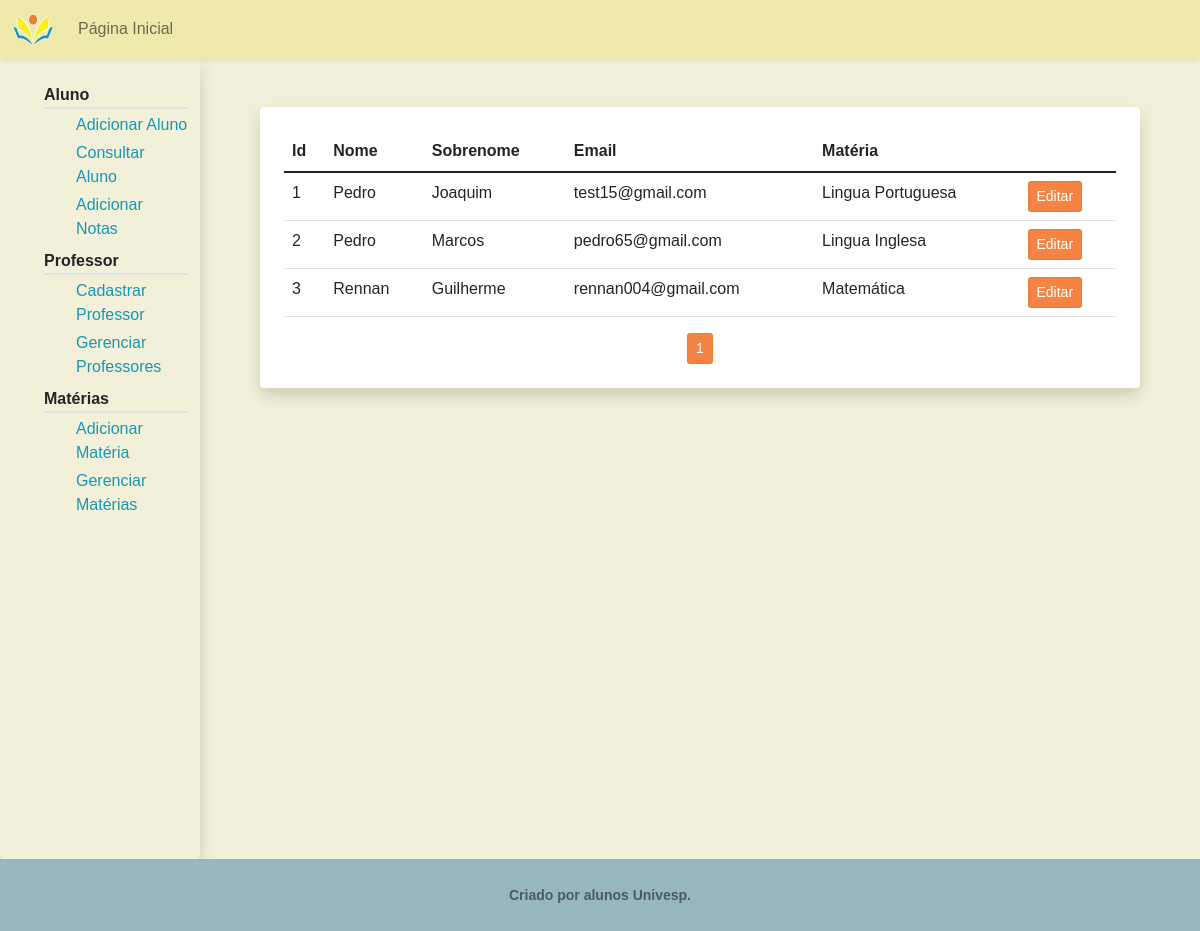
Page /gerenciar/professor/ on the committed database.
### pi/models.py (models this page shows, shortened)
class Professor(db.Model, UserMixin):
    id = db.Column(db.Integer, primary_key=True)
    nome = db.Column(db.String(20), nullable=False)
    sobrenome = db.Column(db.String(100), nullable=False)
    materia = db.Column(db.Integer, db.ForeignKey('materia.id'), nullable=False)
    email = db.Column(db.String(256), unique=True, nullable=False)
    senha = db.Column(db.String(30), nullable=False)

class Materia(db.Model):
    id = db.Column(db.Integer, primary_key=True)
    nome = db.Column(db.String(100), nullable=False, unique=True)

### pi/routes.py (the view)
@app.route("/gerenciar/professor/")
def gerenciar_professor():
    page = request.args.get('page', 1, type=int)
    professores = Professor.query.paginate(per_page=6)
    return render_template('gerenciar_professores.html',
                            titulo='Gerenciar Professores',
                            user="gerenciar",
                            lista_professores=professores,
                            materia=Materia)

### pi/templates/gerenciar_professores.html
{% extends "professor_layout.html" %}
{% block prof %}
    <div class="shadow p-4 mb-5 bg-white rounded m-5">
        <table class="table ">
            <thead class="border-bottom border-dark" >
                <tr>
                    <th scope="col"> Id</th>
                    <th scope="col"> Nome </th>
                    <th scope="col"> Sobrenome </th>
                    <th scope="col"> Email </th>
                    <th scope="col"> Matéria </th>
                </tr>
            </thead>
            <tbody>
                {% for professor in lista_professores.items %}
                    <tr>
                        <td> {{ professor.id }} </td>
                        <td> {{ professor.nome }} </td>
                        <td>
                            {% set sobrenome_str = professor.sobrenome.split(' ') %}
                            {{ sobrenome_str[0] }}
                        </td>
                        <td> {{ professor.email }} </td>
                        <td>
                            {% set materia_nome = materia.query.filter_by(id=professor.materia).first() %}
                            {% if materia_nome %}
                                {{ materia.query.filter_by(id=professor.materia).first().nome }}
                            {% else %}
                                Nenhuma/Apagada
                            {% endif %}
                        </td>
                        <td>
                            <a class="btn btn-primary btn-sm" href=" {{ url_for('editar_professor', id_professor=professor.id) }} "> Editar </a>
                        </td>
                    </tr>
                {% endfor %}
            </tbody>
        </table>
        <div class="text-center">
            {%  for numero_pagina in lista_professores.iter_pages() %}
                {% if numero_pagina %}
                    {% if lista_professores.page == numero_pagina %}
                        <a class="btn btn-primary btn-sm" href="{{ url_for('gerenciar_professor', page=numero_pagina) }}">{{ numero_pagina }}</a>
                    {% else %}
                        <a class="btn btn-outline-primary btn-sm" href=" {{ url_for('gerenciar_professor', page=numero_pagina) }} "> {{ numero_pagina }} </a>
                    {% endif %}
                {% else %}
                    ...
                {% endif %}
            {% endfor %}
        </div>
    </div>
{% endblock prof %}

### pi/static/main.css (style rules this page uses)
html, body { height: 100vh; font-family: Arial, Helvetica, sans-serif; background-color: #F2F0D8; }
.btn.btn-primary:focus, .btn.btn-primary:active, .btn.btn-primary:visited, .btn.btn-primary { color: #ffffff; background-color: #f27730e5; border-color: #f27730e5; }
a { text-decoration: none; }

### rows in the picture
Professor: id "1", nome "Pedro", sobrenome "Joaquim", email "test15@gmail.com", query.filter_by "Lingua Portuguesa"
Professor: id "2", nome "Pedro", sobrenome_str "Marcos", email "pedro65@gmail.com", query.filter_by "Lingua Inglesa"
Professor: id "3", nome "Rennan", sobrenome "Guilherme", email "rennan004@gmail.com", query.filter_by "Matemática"

### other values in the picture
{{ numero_pagina }} "1"
